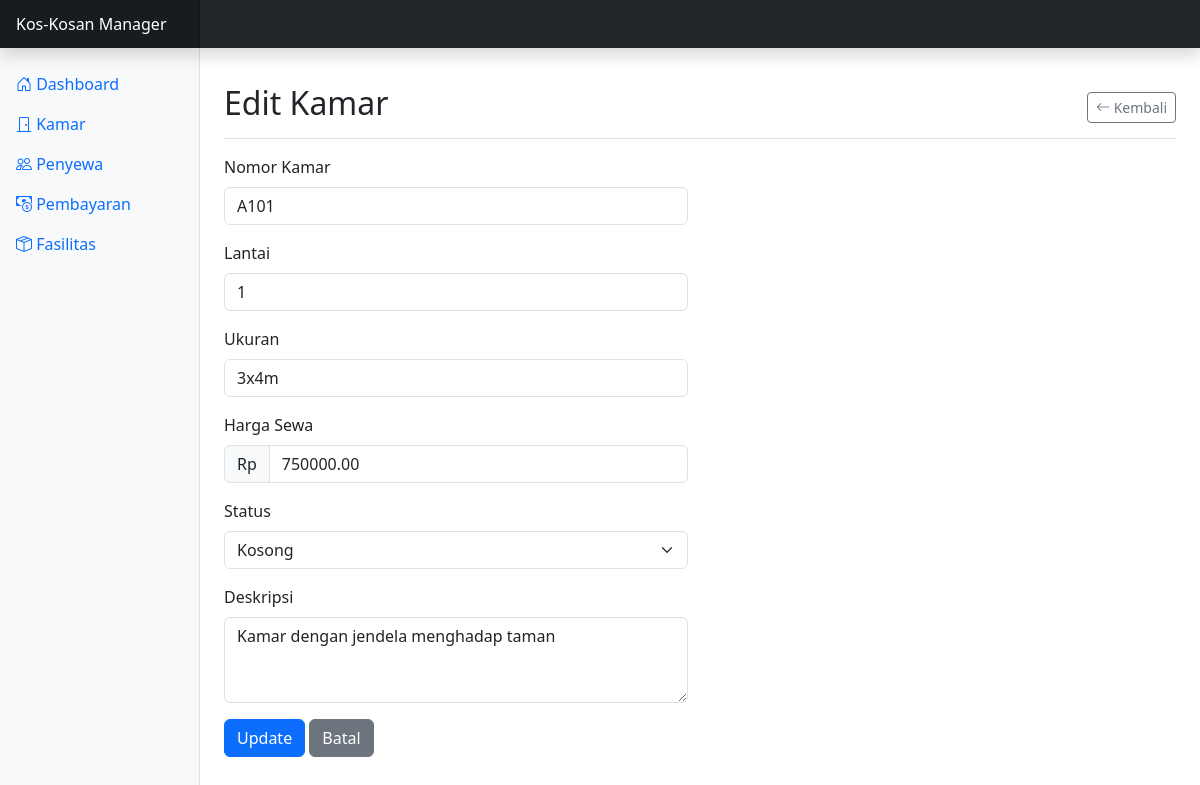
/kamar.php?action=edit&id=1, run on the app's committed database.
### tables this page shows
CREATE TABLE kamar (
    id_kamar INT AUTO_INCREMENT PRIMARY KEY,
    nomor_kamar VARCHAR(10) NOT NULL,
    lantai INT NOT NULL,
    ukuran VARCHAR(20) NOT NULL,
    harga_sewa DECIMAL(10, 2) NOT NULL,
    status ENUM('kosong', 'terisi') NOT NULL DEFAULT 'kosong',
    deskripsi TEXT,
    created_at TIMESTAMP DEFAULT CURRENT_TIMESTAMP,
    updated_at TIMESTAMP DEFAULT CURRENT_TIMESTAMP ON UPDATE CURRENT_TIMESTAMP
);

### class/Kamar.php (called while the page is built, shortened)
<?php
class Kamar {
    private $conn;
    private $table_name = "kamar";
    public $id_kamar;
    public function __construct($db) {
        $this->conn = $db;
    }
    public function getOne() {
        $query = "SELECT * FROM " . $this->table_name . " WHERE id_kamar = :id";
        $stmt = $this->conn->prepare($query);
        $this->id_kamar = htmlspecialchars(strip_tags($this->id_kamar));
        $stmt->bindParam(":id", $this->id_kamar);
        $stmt->execute();
        $row = $stmt->fetch(PDO::FETCH_ASSOC);
        if($row) {
            $this->nomor_kamar = $row['nomor_kamar'];
            $this->lantai = $row['lantai'];
            $this->ukuran = $row['ukuran'];
            $this->harga_sewa = $row['harga_sewa'];
            $this->status = $row['status'];
            $this->deskripsi = $row['deskripsi'];
            return true;
        }
        return false;
    }
}
?>

### view/kamar/form.php (the view, shortened to what this page needs)
<?php
$id_kamar = isset($_GET['id']) ? $_GET['id'] : '';
$nomor_kamar = $lantai = $ukuran = $harga_sewa = $status = $deskripsi = '';
$page_title = 'Tambah Kamar';
$btn_label = 'Simpan';
$action = 'create';
if($id_kamar) {
    $kamar->id_kamar = $id_kamar;
    $kamar->getOne();
    $nomor_kamar = $kamar->nomor_kamar;
    $lantai = $kamar->lantai;
    $ukuran = $kamar->ukuran;
    $harga_sewa = $kamar->harga_sewa;
    $status = $kamar->status;
    $deskripsi = $kamar->deskripsi;
    $page_title = 'Edit Kamar';
    $btn_label = 'Update';
    $action = 'update';
}
?>
<div class="d-flex justify-content-between flex-wrap flex-md-nowrap align-items-center pt-3 pb-2 mb-3 border-bottom">
    <h1 class="h2"><?php echo $page_title; ?></h1>
    <div class="btn-toolbar mb-2 mb-md-0">
        <a href="kamar.php" class="btn btn-sm btn-outline-secondary">
            <i class="bi bi-arrow-left"></i> Kembali
        </a>
    </div>
</div>
<div class="row">
    <div class="col-md-6">
        <form action="kamar.php?action=<?php echo $action; ?>" method="post">
            <div class="mb-3">
                <label for="nomor_kamar" class="form-label">Nomor Kamar</label>
                <input type="text" class="form-control" id="nomor_kamar" name="nomor_kamar" value="<?php echo $nomor_kamar; ?>" required>
            </div>
            <div class="mb-3">
                <label for="lantai" class="form-label">Lantai</label>
                <input type="number" class="form-control" id="lantai" name="lantai" value="<?php echo $lantai; ?>" required>
            </div>
            <div class="mb-3">
                <label for="ukuran" class="form-label">Ukuran</label>
                <input type="text" class="form-control" id="ukuran" name="ukuran" value="<?php echo $ukuran; ?>" placeholder="Contoh: 3x4m" required>
            </div>
            <div class="mb-3">
                <label for="harga_sewa" class="form-label">Harga Sewa</label>
                <div class="input-group">
                    <span class="input-group-text">Rp</span>
                    <input type="number" class="form-control" id="harga_sewa" name="harga_sewa" value="<?php echo $harga_sewa; ?>" required>
                </div>
            </div>
            <div class="mb-3">
                <label for="status" class="form-label">Status</label>
                <select class="form-select" id="status" name="status" required>
                    <option value="kosong" <?php echo $status == 'kosong' ? 'selected' : ''; ?>>Kosong</option>
                </select>
            </div>
            <div class="mb-3">
                <label for="deskripsi" class="form-label">Deskripsi</label>
                <textarea class="form-control" id="deskripsi" name="deskripsi" rows="3"><?php echo $deskripsi; ?></textarea>
            </div>
            <button type="submit" class="btn btn-primary"><?php echo $btn_label; ?></button>
            <a href="kamar.php" class="btn btn-secondary">Batal</a>
        </form>
    </div>
</div>

### data on the page
kamar: nomor_kamar "A101", lantai "1", ukuran "3x4m", harga_sewa "750000.00", status "Kosong", deskripsi "Kamar dengan jendela menghadap taman"

### other printed values
$page_title "Edit Kamar"
$btn_label "Update"
